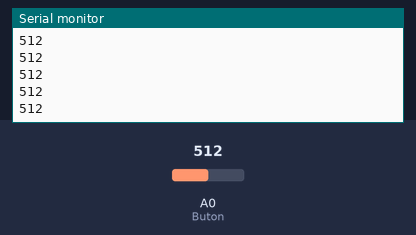
The sketch below on a simulated Arduino Uno, built with avr-gcc and run on an emulated ATmega328P. On the bench: the last lines printed to the serial monitor. Inputs (shaded band) come from the test bench; at power-on: A0 (Buton) = 512.

Above: at 1.2 s.
1.3 s: A0 (Buton) set to 716
At 1.8 s:
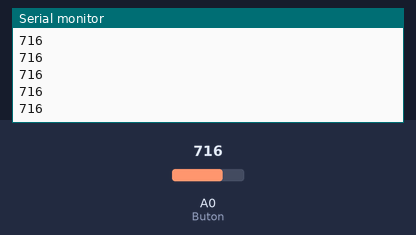
2.8 s: A0 (Buton) set to 900
At 3.6 s:
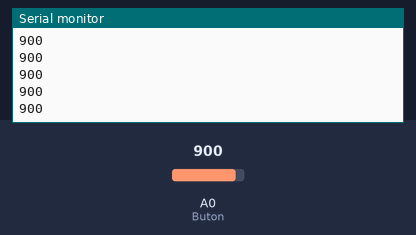
Timing chart, 0 to 5.8 s (numbered marks = the images above; inputs shaded):
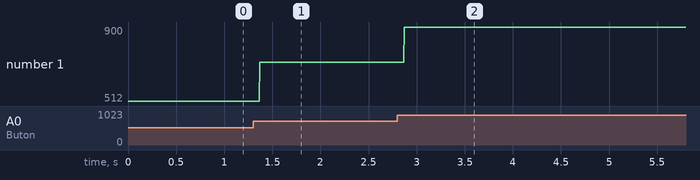

The sketch:

II_Button_01.ino
```cpp
int Buton = 0;

void setup() {
  Serial.begin(9600);
  pinMode(Buton, INPUT);
}

void loop() {
  Serial.println(analogRead(Buton));
}
```

Measured:
- after the input at 1.3 s, the serial monitor: prints a new line after 0.07 s (image 1)
- after the input at 2.8 s, the serial monitor: prints a new line after 0.07 s (image 2)
- plotted number 1: 512 → 716 after the input at 1.3 s, 716 → 900 after the input at 2.8 s
